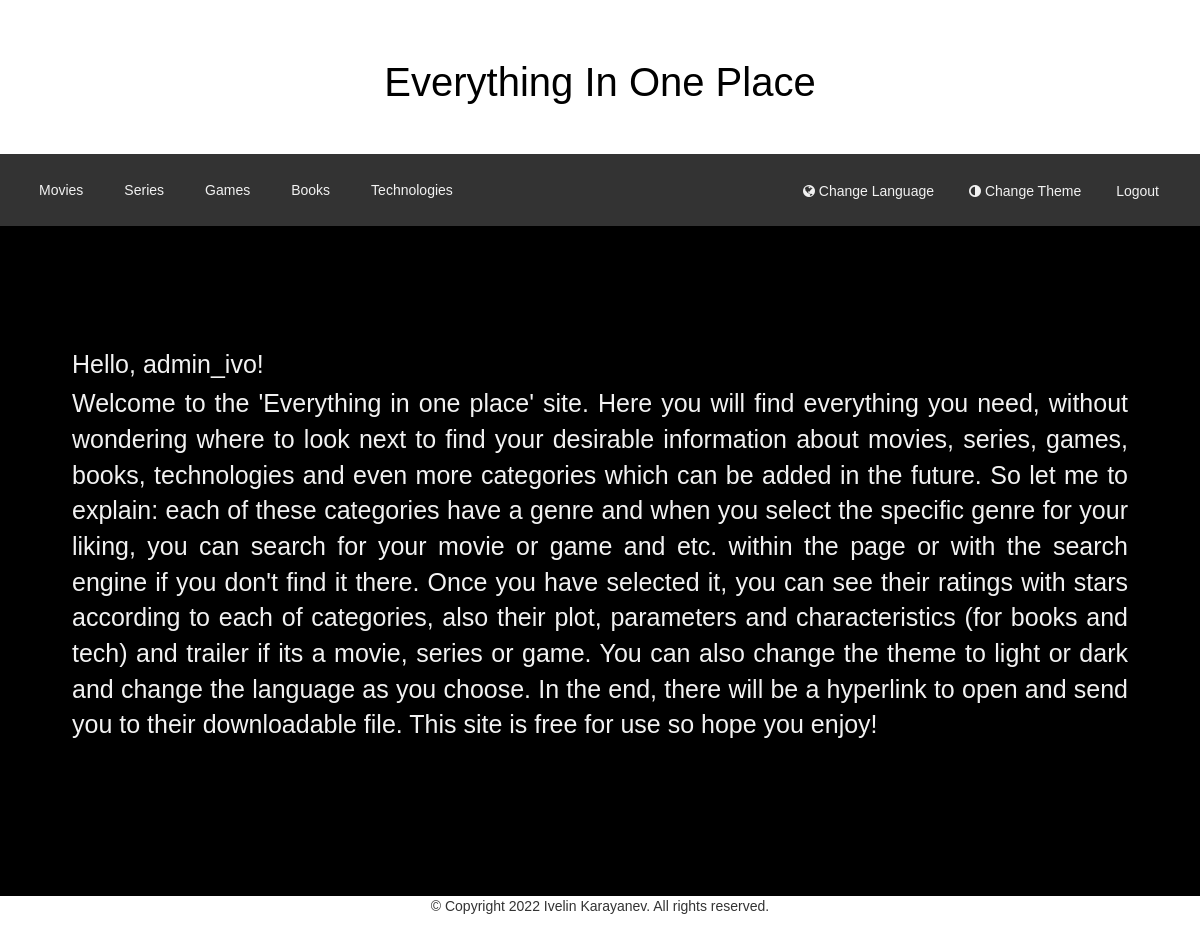
Page /Main/Main.php (signed in) on the committed database.
### tables this page shows
CREATE TABLE `categories` (
  `ID` bigint(20) UNSIGNED NOT NULL,
  `Name` varchar(70) NOT NULL,
  `Header_ID` bigint(20) UNSIGNED NOT NULL
);

CREATE TABLE `user_data` (
  `ID` bigint(20) NOT NULL,
  `Email` varchar(255) NOT NULL,
  `Username` varchar(255) NOT NULL,
  `Password` varchar(255) NOT NULL,
  `Code` mediumint(50) NOT NULL,
  `Status` text NOT NULL
);

CREATE TABLE `other_data` (
  `ID` bigint(20) NOT NULL,
  `Name` text NOT NULL
);

### Main/Additional Files/Queries.php (called while the page is built, shortened)
<?php
$query0 = "SELECT `categories`.`ID` AS `category_id`,`categories`.`Name` AS `category_name` FROM `categories`";
?>

### Main/Main.php (the view, shortened to what this page needs)
<?php
require('../Main/Additional Files/Queries.php');
require('../Introduction/Additional Files/ControllerUserData.php');
?>
<?php
$email = $_SESSION['Email'];
$password = $_SESSION['Password'];
if ($email != false && $password != false) {
    $sql = "SELECT * FROM `user_data` WHERE `Email` = '$email'";
    $run_Sql = mysqli_query($connDatabase, $sql);
    if ($run_Sql) {
        $fetch_info = mysqli_fetch_assoc($run_Sql);
    }
} else {
    header('Location: ../Introduction/Introduction.php#registration-login');
}
?>
<!DOCTYPE html>
<html lang = "en-US">
<head>
<link rel="stylesheet" href="https://cdnjs.cloudflare.com/ajax/libs/jqueryui/1.12.1/jquery-ui.css"/>
<link rel="stylesheet" href="https://maxcdn.bootstrapcdn.com/bootstrap/3.3.6/css/bootstrap.min.css"/>
<link rel="stylesheet" href="https://cdnjs.cloudflare.com/ajax/libs/font-awesome/4.7.0/css/font-awesome.min.css"/>
<link rel="stylesheet" href="../Main/Additional Files/Products.css"/>
</head>
<body>
<div class = "header" style = "background-image:url('
?>')">
<h1 style = "color:black">
<?php
if (!((isset($_GET['categoryid']) && is_numeric($_GET['categoryid'])) || (isset($_GET['subcategoryid']) && is_numeric($_GET['subcategoryid'])))) {
?>
Everything In One Place
<?php
}
?>
</h1>
</div>
<div class = "categories" id = "category-width">
  <div class = "links" id = "category">
  <?php
  $result0 = mysqli_query($connDatabase, $query0);
  $checkResult0 = mysqli_num_rows($result0);
  if ($checkResult0 > 0) {
	while (($rows = mysqli_fetch_assoc($result0))) {
		$CategoryID = $rows['category_id'];
		$CategoryNames = $rows['category_name'];
        echo "<a href = 'Test.php?categoryid=$CategoryID'>$CategoryNames</a>";
    }
  } else {
	  echo "There are no categories added yet. Please check again later!";
  }
  ?>
  </div>
  <a href="../Introduction/Introduction.php#registration-login" id = "logout"> Logout </a>
  <button onclick = "changeTheme(); ThemeBackgroundColor()" id = "theme"><i class = "fa fa-adjust"></i> Change Theme </button>
  <button onclick = "BackgroundColor2()" id = "translate-button"><i class = "fa fa-globe"></i> Change Language </button>
</div>
<div class = "content" id = "content-width">
<?php if (!((isset($_GET['categoryid']) && is_numeric($_GET['categoryid'])) || (isset($_GET['subcategoryid']) && is_numeric($_GET['subcategoryid'])))) {
	  ?>
<h1 style = "position:relative; top:18%; width:90%; margin:0 auto; padding:4px 12px;"> Hello, <?php echo $fetch_info['Username'] ?>! </h1>
<p style = "position:relative; top:18%; width:90%; margin:0 auto; padding:4px 12px;">
<?php
    $welcome_result = mysqli_query($connDatabase, "SELECT * FROM `other_data` WHERE `ID` = 3");
    $checkWelcomeResult = mysqli_num_rows($welcome_result);
    if ($checkWelcomeResult > 0) {
	while (($rows = mysqli_fetch_assoc($welcome_result))) {
		$WelcomeText = $rows['Name'];
        echo $WelcomeText;
    }
    }
?>
</p>
<?php } ?>
  </div>
<div class = "footer" id = "footer-width">
<p>
<?php
    $copyright_result = mysqli_query($connDatabase, "SELECT * FROM `other_data` WHERE `ID` = 1");
    $checkCopyrightResult = mysqli_num_rows($copyright_result);
    if ($checkCopyrightResult > 0) {
	while (($rows = mysqli_fetch_assoc($copyright_result))) {
		$Copyright = $rows['Name'];
        echo $Copyright;
    }
    }
?>
</p>
</div>
</body>
</html>

### Main/Additional Files/Products.css (style rules this page uses)
* { box-sizing: border-box; }
body { font-family: Arial; }
.header, .header h1 { background-size: 100% 100%; padding: 30px; text-align: center; font-size: 50px; }
.categories { overflow: hidden; background-color: #333; padding: 14px 18px; width: initial; transition: 0.5s; }
.categories .links a { float: left; margin-left: 5px; color: #f2f2f2; font-size: 18px; padding: 16px 20px; text-decoration: none; transition: 0.5s; }
.categories #category { transition: margin-left .5s; }
.ChangeTheme .bar1, .ChangeTheme .bar2, .ChangeTheme .bar3, .ChangeTheme .categories .links a:hover, #translate-button, #search-button, #theme, #logout, .ChangeTheme #search-button:hover, .ChangeTheme #translate-button:hover, .ChangeTheme #logout:hover { background-color: #333; color: #f2f2f2; }
#translate-button, #search-button, #theme, #logout { float: right; margin-right: 15px; border: none; font-size: 18px; padding: 16px 22px; cursor: pointer; text-decoration: none; transition: 0.5s; }
.content { width: initial; height: 670px; background-color: black; }
.content h1, .content p { font-size: 30px; color: #f2f2f2; text-align: justify; }
.footer, .footer p { width: initial; height: 120px; text-align: center; transition: 0.5s; }
@media only screen and (max-width: 1366px) { .header, .header h1 { padding: 20px; font-size: 40px; } }
@media only screen and (max-width: 1366px) { .categories { padding: 12px 16px; } }
@media only screen and (max-width: 1366px) { .categories .links a { font-size: 14px; padding: 14px 18px; } }
@media only screen and (max-width: 1366px) { #translate-button, #search-button, #theme, #logout { font-size: 14px; padding: 10px; margin-top: 5px; } }
@media only screen and (max-width: 1366px) { .content h1, .content p { font-size: 25px; } }
@media only screen and (max-width: 1366px) { .footer, .footer p { height: 120px; } }

### rows in the picture
categories: Name "Movies"
categories: Name "Series"
categories: Name "Games"
categories: Name "Books"
categories: Name "Technologies"
user_data: Username "admin_ivo"
other_data: Name "Welcome to the 'Everything in one place' site. Here you will find everything you need, without wondering where to look next to find your desirable information about movies, series, games, books, technologies and even more categories which can be added in the future. So let me to explain: each of these categories have a genre and when you select the specific genre for your liking, you can search for your movie or game and etc. within the page or with the search engine if you don't find it there. Once you have selected it, you can see their ratings with stars according to each of categories, also their plot, parameters and characteristics (for books and tech) and trailer if its a movie,…"
other_data: Name "© Copyright 2022 Ivelin Karayanev. All rights reserved."
